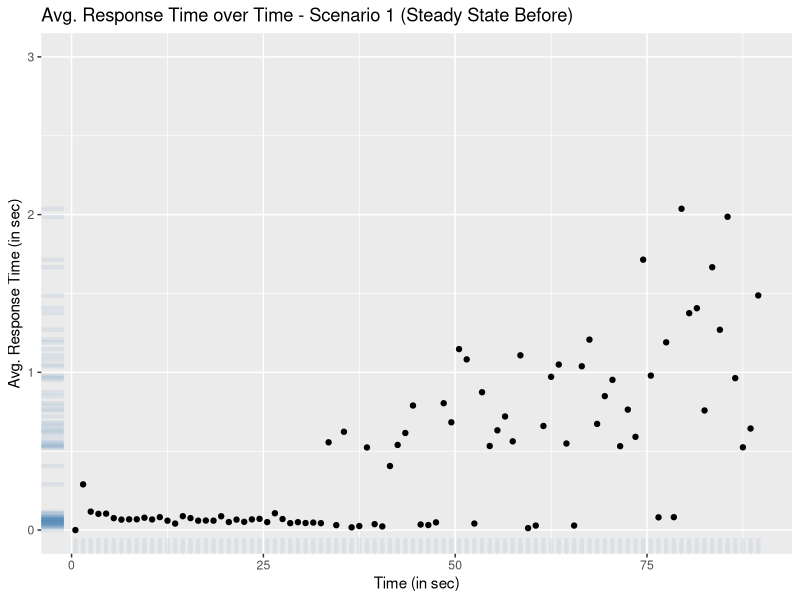
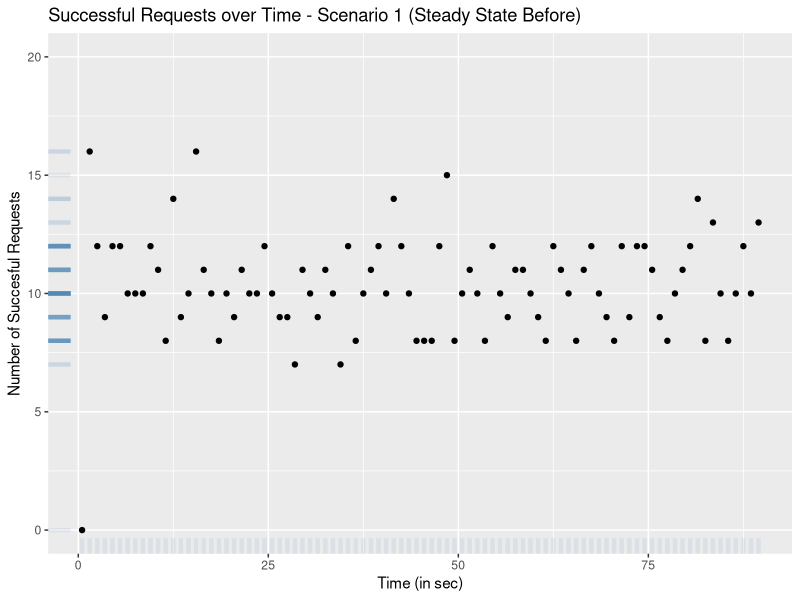
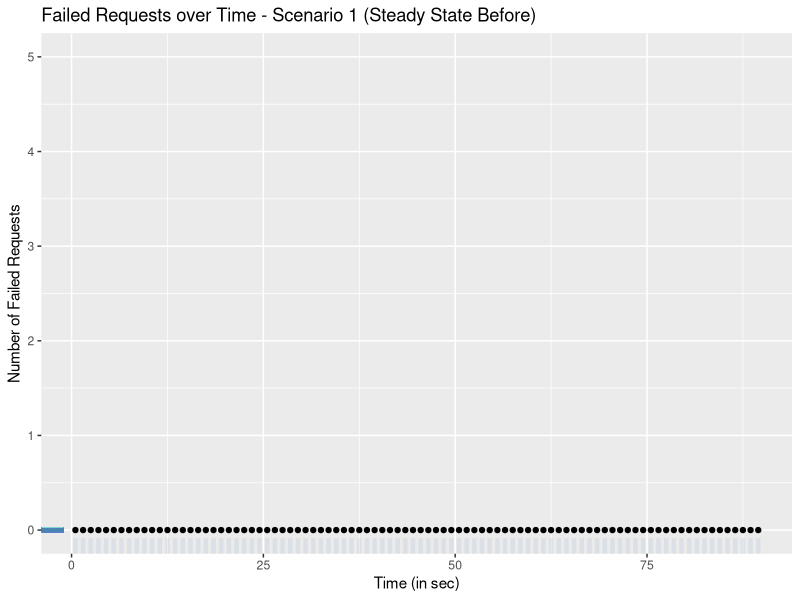
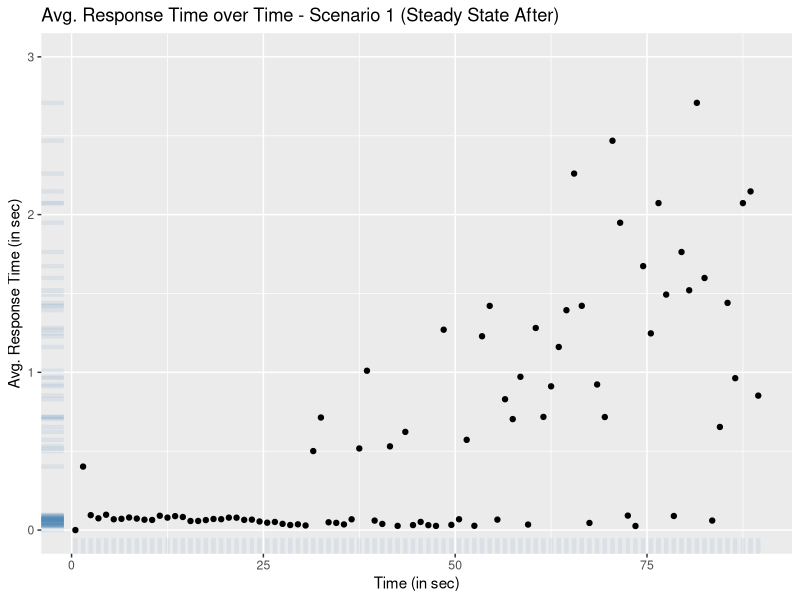
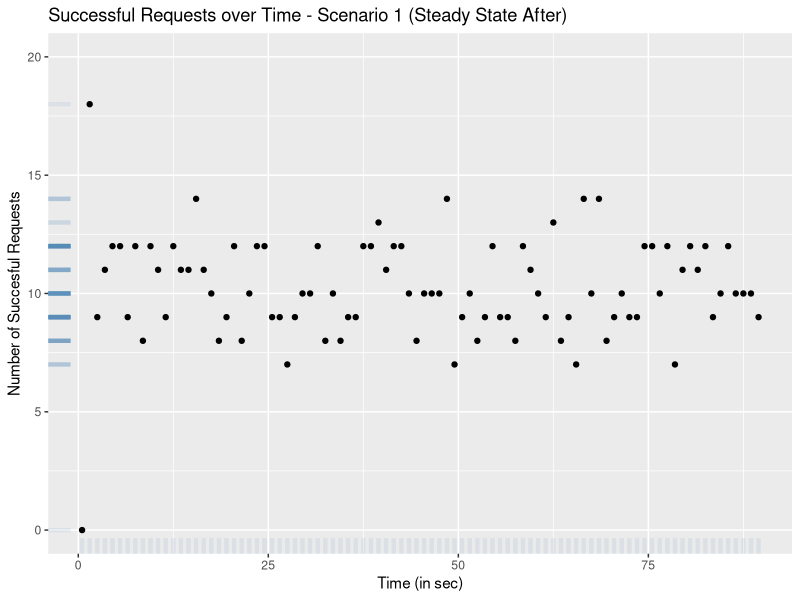
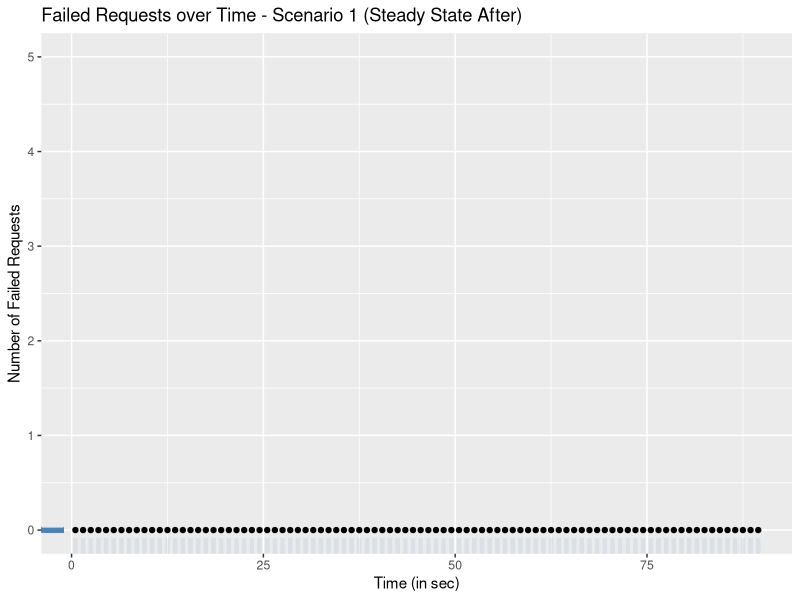
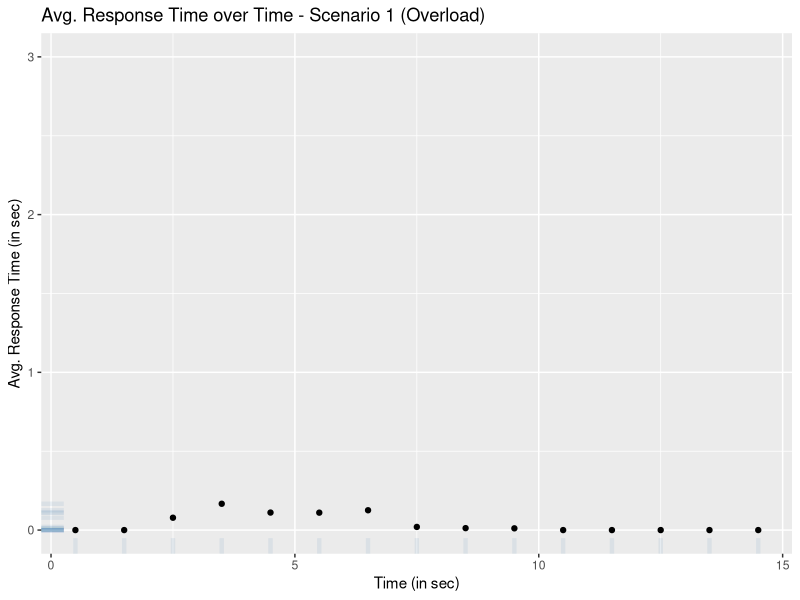
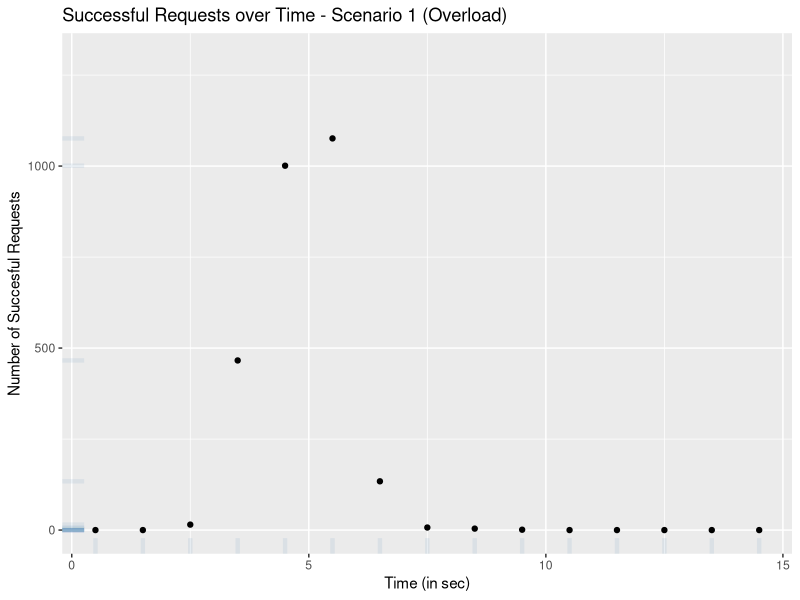

R code for these plots, in order:
##---------------------------------------------------------------##
##                Load libraries and import data                 ##
##---------------------------------------------------------------##

# Load libraries
library(ggplot2)

# Import data
sc1_steady_before_data <- read.csv("scenario-1/steady-log-pre.csv")
sc1_steady_after_data <- read.csv("scenario-1/steady-log-post.csv")
sc1_overload_data <- read.csv("scenario-1/overload-log.csv")
sc2_steady_before_data <- read.csv("scenario-2/steady-log-pre.csv")
sc2_steady_after_data <- read.csv("scenario-2/steady-log-post.csv")
sc3_steady_before_data <- read.csv("scenario-3/steady-log-pre.csv")
sc3_steady_after_data <- read.csv("scenario-3/steady-log-post.csv")
sc4_steady_before_data <- read.csv("scenario-4/steady-log-pre.csv")
sc4_steady_after_data <- read.csv("scenario-4/steady-log-post.csv")
sc5_steady_before_data <- read.csv("scenario-5/steady-log-pre.csv")
sc5_steady_after_data <- read.csv("scenario-5/steady-log-post.csv")


##---------------------------------------------------------------##
##                   Descriptive Statistics                      ##
##---------------------------------------------------------------##

# Create summary for all datasets
summary(sc1_steady_before_data)
summary(sc1_steady_after_data)
summary(sc1_overload_data)
summary(sc2_steady_before_data)
summary(sc2_steady_after_data)
summary(sc3_steady_before_data)
summary(sc3_steady_after_data)
summary(sc4_steady_before_data)
summary(sc4_steady_after_data)
summary(sc5_steady_before_data)
summary(sc5_steady_after_data)


##---------------------------------------------------------------##
##                       Generate Graphs                         ##
##---------------------------------------------------------------##

# Creates a success scatter plot and saves it to PDF
create_and_save_success_scatter_plot <- function(data, scenario_num, data_label, ylim_lower, ylim_upper) {
  plot_label <- paste("Successful Requests over Time - Scenario", scenario_num, data_label)
  x_label <- "Time (in sec)"
  y_label <- "Number of Succesful Requests"
  
  # Create Plot
  scatter_plot <- ggplot(data=data, aes(x=Target.Time, Successful.Transactions)) +
    geom_point() +
    geom_rug(col="steelblue",alpha=0.1, size=1.5) +
    xlab(x_label) +
    ylab(y_label) +
    labs(title = plot_label) +
    ylim(ylim_lower, ylim_upper)
  
  save_plot(scatter_plot, plot_label)
}

# Creates a fails scatter plot and saves it to PDF
create_and_save_fails_scatter_plot <- function(data, scenario_num, data_label, ylim_lower, ylim_upper) {
  plot_label <- paste("Failed Requests over Time - Scenario", scenario_num, data_label)
  x_label <- "Time (in sec)"
  y_label <- "Number of Failed Requests"
  
  # Create Plot
  scatter_plot <- ggplot(data=data, aes(x=Target.Time, Failed.Transactions)) +
    geom_point() +
    geom_rug(col="steelblue",alpha=0.1, size=1.5) +
    xlab(x_label) +
    ylab(y_label) +
    labs(title = plot_label) +
    ylim(ylim_lower, ylim_upper)
  
  save_plot(scatter_plot, plot_label)
}

# Creates a response time scatter plot and saves it to PDF
create_and_save_response_time_scatter_plot <- function(data, scenario_num, data_label, ylim_lower, ylim_upper) {
  plot_label <- paste("Avg. Response Time over Time - Scenario", scenario_num, data_label)
  x_label <- "Time (in sec)"
  y_label <- "Avg. Response Time (in sec)"
  
  # Create Plot
  scatter_plot <- ggplot(data=data, aes(x=Target.Time, Avg.Response.Time)) +
    geom_point() +
    geom_rug(col="steelblue",alpha=0.1, size=1.5) +
    xlab(x_label) +
    ylab(y_label) +
    labs(title = plot_label) +
    ylim(ylim_lower, ylim_upper)
  
  save_plot(scatter_plot, plot_label)
}

# Saves the given plot as PDF
save_plot <- function(scatter_plot, plot_label) {
  path = paste("./scenario-", scenario_num, "/", sep="")
  dir.create(path, showWarnings = FALSE) # Create directory if it doesn't exist
  ggsave(
    paste(plot_label, ".pdf", sep = ""),
    plot = scatter_plot,
    path = path,
    width = 8,
    height = 6,
    units = "in"
  )
}

# Scenario 1
scenario_num <- 1

# Set y axis the same to allow comparison of graphs
response_ylim_lower <- 0
response_ylim_upper <- 3
success_ylim_lower <- 0
success_ylim_upper <- 20
fails_ylim_lower <- 0
fails_ylim_upper <- 5

# Create graphs for scenario 1
data_label <- "(Steady State Before)"
data <- sc1_steady_before_data
create_and_save_response_time_scatter_plot(data, scenario_num, data_label, response_ylim_lower, response_ylim_upper)
create_and_save_success_scatter_plot(data, scenario_num, data_label, success_ylim_lower, success_ylim_upper)
create_and_save_fails_scatter_plot(data, scenario_num, data_label, fails_ylim_lower, fails_ylim_upper)
data_label <- "(Steady State After)"
data <- sc1_steady_after_data
create_and_save_response_time_scatter_plot(data, scenario_num, data_label, response_ylim_lower, response_ylim_upper)
create_and_save_success_scatter_plot(data, scenario_num, data_label, success_ylim_lower, success_ylim_upper)
create_and_save_fails_scatter_plot(data, scenario_num, data_label, fails_ylim_lower, fails_ylim_upper)
data_label <- "(Overload)"
data <- sc1_overload_data
create_and_save_response_time_scatter_plot(data, scenario_num, data_label, response_ylim_lower, response_ylim_upper)
create_and_save_success_scatter_plot(data, scenario_num, data_label, success_ylim_lower, 1300)
create_and_save_fails_scatter_plot(data, scenario_num, data_label, fails_ylim_lower, fails_ylim_upper)


# Scenario 2
scenario_num <- 2

# Set y axis the same to allow comparison of graphs
response_ylim_lower <- 0
response_ylim_upper <- 4
success_ylim_lower <- 0
success_ylim_upper <- 20
fails_ylim_lower <- 0
fails_ylim_upper <- 5

# Create graphs for scenario 2
data_label <- "(Steady State Before)"
data <- sc2_steady_before_data
create_and_save_response_time_scatter_plot(data, scenario_num, data_label, response_ylim_lower, response_ylim_upper)
create_and_save_success_scatter_plot(data, scenario_num, data_label, success_ylim_lower, success_ylim_upper)
create_and_save_fails_scatter_plot(data, scenario_num, data_label, fails_ylim_lower, fails_ylim_upper)
data_label <- "(Steady State After)"
data <- sc2_steady_after_data
create_and_save_response_time_scatter_plot(data, scenario_num, data_label, response_ylim_lower, response_ylim_upper)
create_and_save_success_scatter_plot(data, scenario_num, data_label, success_ylim_lower, success_ylim_upper)
create_and_save_fails_scatter_plot(data, scenario_num, data_label, fails_ylim_lower, fails_ylim_upper)

# Scenario 3
scenario_num <- 3

# Set y axis the same to allow comparison of graphs
response_ylim_lower <- 0
response_ylim_upper <- 3
success_ylim_lower <- 0
success_ylim_upper <- 20
fails_ylim_lower <- 0
fails_ylim_upper <- 5

# Create graphs for scenario 3
data_label <- "(Steady State Before)"
data <- sc3_steady_before_data
create_and_save_response_time_scatter_plot(data, scenario_num, data_label, response_ylim_lower, response_ylim_upper)
create_and_save_success_scatter_plot(data, scenario_num, data_label, success_ylim_lower, success_ylim_upper)
create_and_save_fails_scatter_plot(data, scenario_num, data_label, fails_ylim_lower, fails_ylim_upper)
data_label <- "(Steady State After)"
data <- sc3_steady_after_data
create_and_save_response_time_scatter_plot(data, scenario_num, data_label, response_ylim_lower, response_ylim_upper)
create_and_save_success_scatter_plot(data, scenario_num, data_label, success_ylim_lower, success_ylim_upper)
create_and_save_fails_scatter_plot(data, scenario_num, data_label, fails_ylim_lower, fails_ylim_upper)

# Scenario 4
scenario_num <- 4

# Set y axis the same to allow comparison of graphs
response_ylim_lower <- 0
response_ylim_upper <- 3
success_ylim_lower <- 0
success_ylim_upper <- 20
fails_ylim_lower <- 0
fails_ylim_upper <- 20

# Create graphs for scenario 4
data_label <- "(Steady State Before)"
data <- sc4_steady_before_data
create_and_save_response_time_scatter_plot(data, scenario_num, data_label, response_ylim_lower, response_ylim_upper)
create_and_save_success_scatter_plot(data, scenario_num, data_label, success_ylim_lower, success_ylim_upper)
create_and_save_fails_scatter_plot(data, scenario_num, data_label, fails_ylim_lower, fails_ylim_upper)
data_label <- "(Steady State After)"
data <- sc4_steady_after_data
create_and_save_response_time_scatter_plot(data, scenario_num, data_label, response_ylim_lower, response_ylim_upper)
create_and_save_success_scatter_plot(data, scenario_num, data_label, success_ylim_lower, success_ylim_upper)
create_and_save_fails_scatter_plot(data, scenario_num, data_label, fails_ylim_lower, fails_ylim_upper)

# Scenario 5
scenario_num <- 5

# Set y axis the same to allow comparison of graphs
response_ylim_lower <- 0
response_ylim_upper <- 50
success_ylim_lower <- 0
success_ylim_upper <- 80
fails_ylim_lower <- 0
fails_ylim_upper <- 5

# Create graphs for scenario 5
data_label <- "(Steady State Before)"
data <- sc5_steady_before_data
create_and_save_response_time_scatter_plot(data, scenario_num, data_label, response_ylim_lower, response_ylim_upper)
create_and_save_success_scatter_plot(data, scenario_num, data_label, success_ylim_lower, success_ylim_upper)
create_and_save_fails_scatter_plot(data, scenario_num, data_label, fails_ylim_lower, fails_ylim_upper)
data_label <- "(Steady State After)"
data <- sc5_steady_after_data
create_and_save_response_time_scatter_plot(data, scenario_num, data_label, response_ylim_lower, response_ylim_upper)
create_and_save_success_scatter_plot(data, scenario_num, data_label, success_ylim_lower, success_ylim_upper)
create_and_save_fails_scatter_plot(data, scenario_num, data_label, fails_ylim_lower, fails_ylim_upper)
